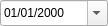
<?xml version="1.0" encoding="UTF-8"?>
<ui version="4.0">
 <class>DateEdit</class>
 <widget class="QDateEdit" name="DateEdit">
  <property name="geometry">
   <rect>
    <x>0</x>
    <y>0</y>
    <width>108</width>
    <height>26</height>
   </rect>
  </property>
  <property name="toolTip">
   <string>Date de Péremtion de l'Article</string>
  </property>
  <property name="displayFormat">
   <string>dd/MM/yyyy</string>
  </property>
  <property name="calendarPopup">
   <bool>true</bool>
  </property>
  <property name="timeSpec">
   <enum>Qt::LocalTime</enum>
  </property>
 </widget>
 <resources/>
 <connections/>
</ui>
